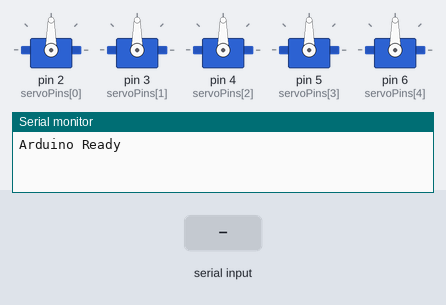
The program below on a simulated Arduino Mega 2560, built with avr-gcc and run on an emulated ATmega2560. Parts: 5 × servo, the last lines printed to the serial monitor. Inputs (shaded band) come from the test bench.

Above: at 1.2 s.
1.3 s: "90,45,200\n" received over Serial
At 2.0 s:
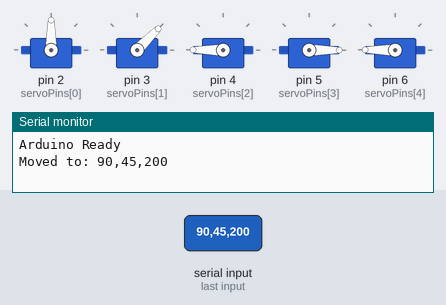
2.8 s: "90,45\n" received over Serial
At 4.0 s:
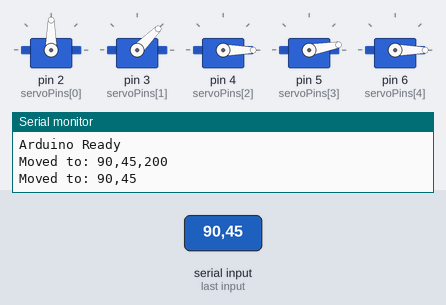
4.3 s: "5\n" received over Serial
At 5.2 s:
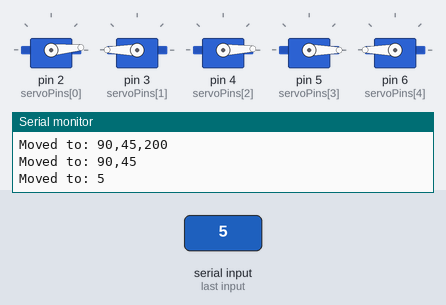
5.8 s: "30,150,10\n" received over Serial
At 6.7 s:
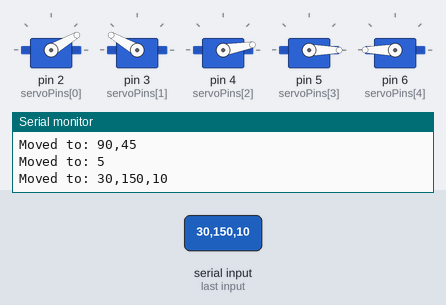
7.3 s: "30,150\n" received over Serial
At 7.7 s:
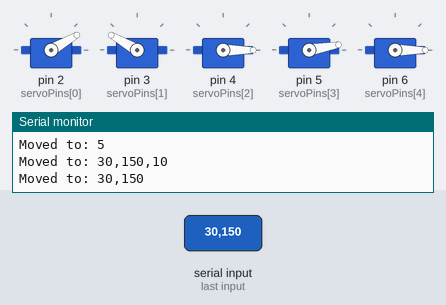
8.8 s: "90\n" received over Serial
At 9.9 s:
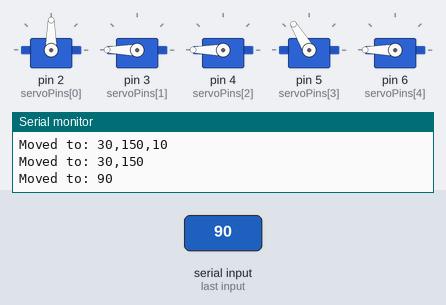
Timing chart, 0 to 11.3 s (numbered marks = the images above; inputs shaded):
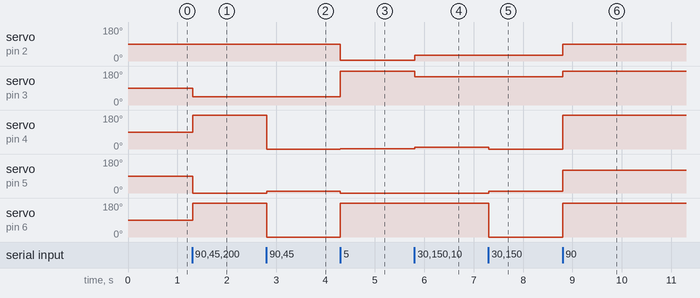

The program:

main.cpp
```cpp
#include <Servo.h>
#include <Arduino.h>

#define NUM_SERVOS 5
Servo servos[NUM_SERVOS];
int servoPins[NUM_SERVOS] = {2, 3, 4, 5, 6};

void setup() {
  Serial.begin(9600);
  for (int i = 0; i < NUM_SERVOS; i++) {
    servos[i].attach(servoPins[i]);
    servos[i].write(90);  // start neutral
  }
  Serial.println("Arduino Ready");
}

void loop() {
  if (Serial.available()) {
    String data = Serial.readStringUntil('\n');
    data.trim();

    // Split incoming string by commas
    int angles[NUM_SERVOS];
    int index = 0;
    char buf[data.length() + 1];
    data.toCharArray(buf, sizeof(buf));
    char *token = strtok(buf, ",");
    while (token != NULL && index < NUM_SERVOS) {
      angles[index++] = atoi(token);
      token = strtok(NULL, ",");
    }

    // Move servos to the angles
    for (int i = 0; i < NUM_SERVOS; i++) {
      servos[i].write(angles[i]);
    }

    Serial.print("Moved to: ");
    Serial.println(data);
  }
}
```

Measured:
- after the input at 1.3 s, servo on pin 3 (servoPins[1]): 90° → 45° at once; servo on pin 4 (servoPins[2]), servo on pin 6 (servoPins[4]): 90° → 180° at once; servo on pin 5 (servoPins[3]): 90° → 0° at once
- after the input at 2.8 s, servo on pin 4 (servoPins[2]), servo on pin 6 (servoPins[4]): 180° → 0° at once; servo on pin 5 (servoPins[3]): 0° → 10° at once
- after the input at 4.3 s, servo on pin 2 (servoPins[0]): 90° → 5° at once; servo on pin 3 (servoPins[1]): 45° → 180° at once; servo on pin 4 (servoPins[2]): 0° → 2° at once; servo on pin 5 (servoPins[3]): 10° → 0° at once; servo on pin 6 (servoPins[4]): 0° → 180° at once
- after the input at 5.8 s, servo on pin 2 (servoPins[0]): 5° → 30° at once; servo on pin 3 (servoPins[1]): 180° → 150° at once; servo on pin 4 (servoPins[2]): 2° → 10° at once
- after the input at 7.3 s, servo on pin 4 (servoPins[2]): 10° → 0° at once; servo on pin 5 (servoPins[3]): 0° → 10° at once; servo on pin 6 (servoPins[4]): 180° → 0° at once
- after the input at 8.8 s, servo on pin 2 (servoPins[0]): 30° → 90° at once; servo on pin 3 (servoPins[1]): 150° → 180° at once; servo on pin 4 (servoPins[2]), servo on pin 6 (servoPins[4]): 0° → 180° at once; servo on pin 5 (servoPins[3]): 10° → 121° at once
